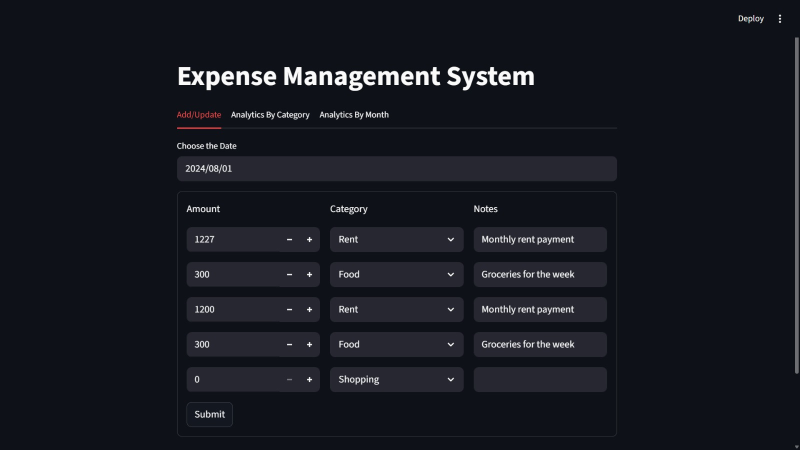
#> input picture WhatsApp Image 2026-05-20 at 4.17.46 PM.jpeg, 1600 x 900 px (shown at 1/2 size)
$ python -i util.py   (imports and definitions only)
#> lines starting #> are read from the running program, lines starting #| are printed output that depends on the picture; after the words box and inside, x2 and y2 are one past the last pixel; in counts of white or black regions, pixels touching at a corner belong together
#> further down, picture is the input picture: shape (900, 1600, 3); mean B, G, R 32, 24.7, 22.3
import numpy as np
import cv2

def preprocess_image(img):
    gray = cv2.cvtColor(np.array(img), cv2.COLOR_BGR2GRAY)
    resized=cv2.resize(gray,None, fx=1.5,fy=1.5, interpolation=cv2.INTER_LINEAR)
    processed_image=cv2.adaptiveThreshold(
        resized,
        255,
        cv2.ADAPTIVE_THRESH_GAUSSIAN_C,
        cv2.THRESH_BINARY,
        65,
        13
    )
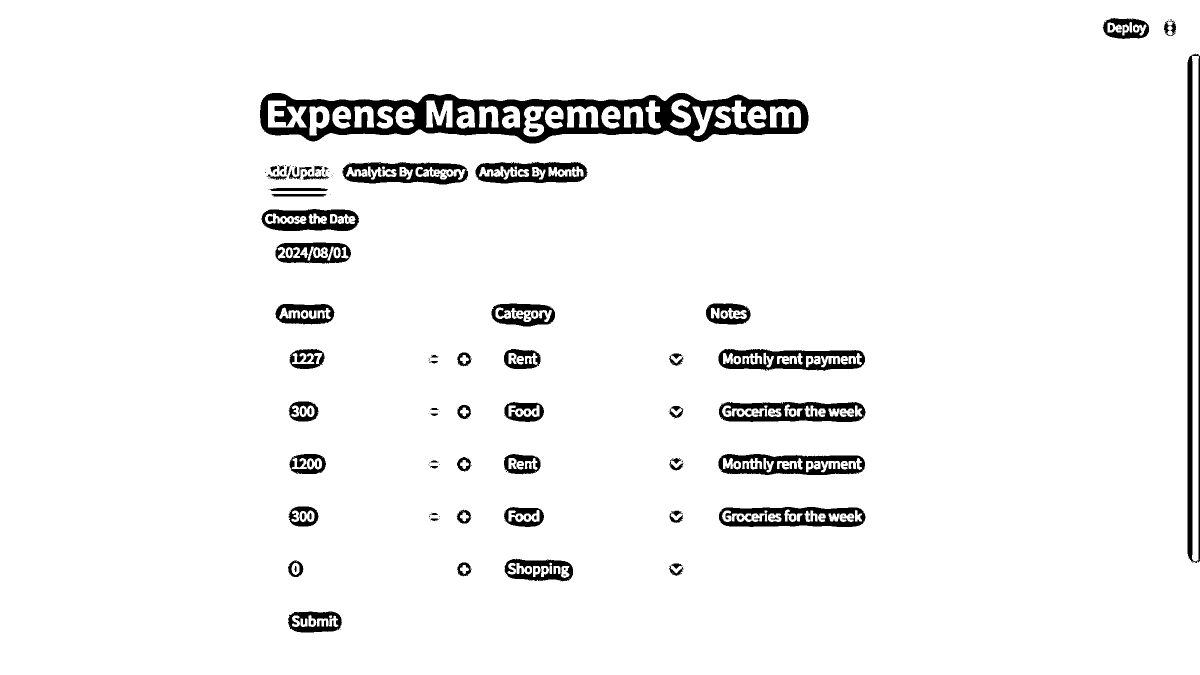
#> processed_image: shape (1350, 2400) (shown at 1/2 size); 95.3% white; 250 black regions (122 under 20 px), largest, box (x1, y1, x2, y2) and area: (520, 186, 1617, 287) 48589, (2375, 107, 2400, 1126) 13121, (1437, 698, 1730, 742) 7250
    return processed_image

>>> import cv2
>>> picture = cv2.imread('../../../WhatsApp Image 2026-05-20 at 4.17.46 PM.jpeg')
>>> result = preprocess_image(picture)

$ run again, on WhatsApp Image 2026-05-20 at 4.18.29 PM.jpeg
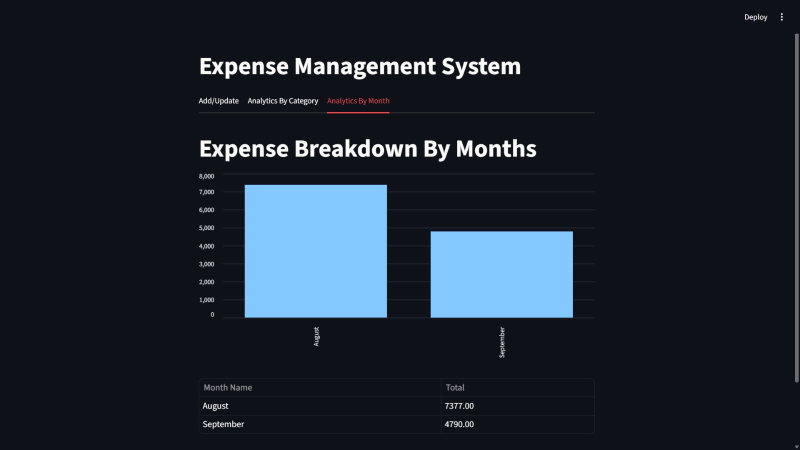
#> input picture WhatsApp Image 2026-05-20 at 4.18.29 PM.jpeg, 1600 x 900 px (shown at 1/2 size)
#> picture is the input picture: shape (900, 1600, 3); mean B, G, R 48.4, 37.4, 28.8
#> in preprocess_image, `gray = cv2.cvtColor(np.array(img), cv2.COLOR_BGR2GRAY)`:
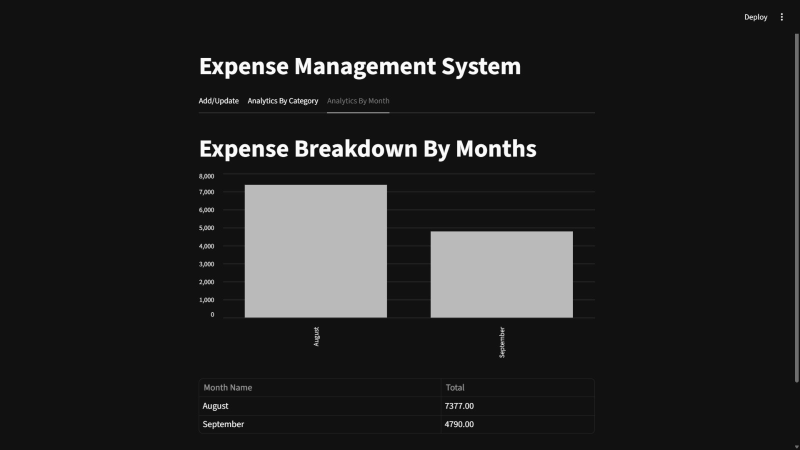
#> gray: shape (900, 1600) (shown at 1/2 size); min 3, max 255, mean 36.2
#> in preprocess_image, `processed_image=cv2.adaptiveThreshold( resized, 255, cv2.ADAPTIVE_THRE..`:
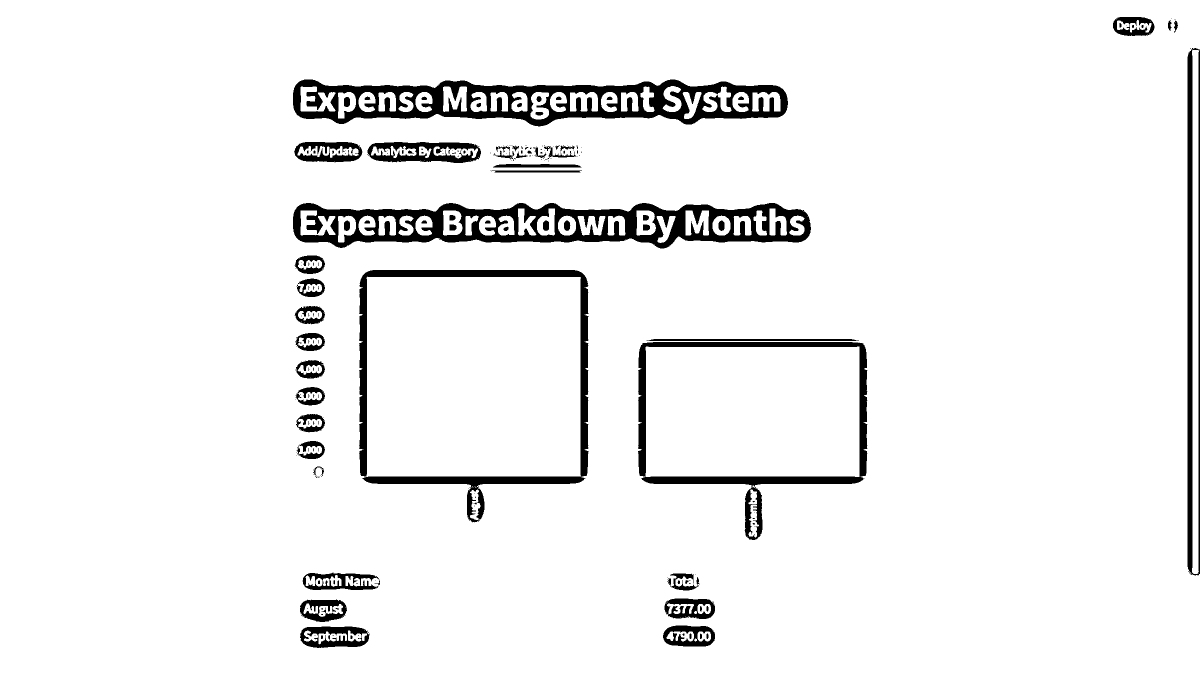
#> processed_image: shape (1350, 2400) (shown at 1/2 size); 94.2% white; 206 black regions (128 under 20 px), largest, box (x1, y1, x2, y2) and area: (586, 406, 1622, 497) 43194, (586, 159, 1576, 253) 41818, (718, 540, 1177, 1045) 25446
